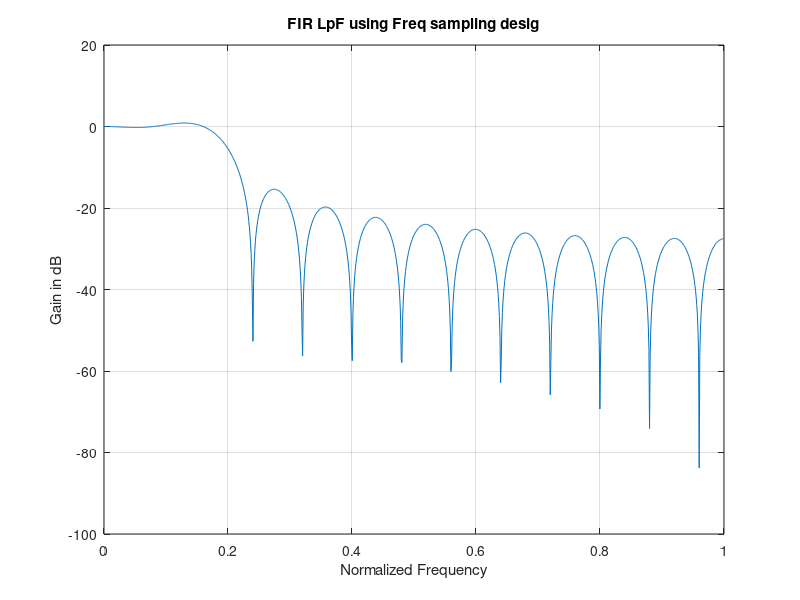

MATLAB code to generate this figure:
clc; clear all; close all;
M = 25;
alpha = (M-1)/2;

Hrs = [1, 1, 1, zeros(1, 20), 1,1];
k1 = 0: floor((M-1)/2);
k2 = floor((M-1)/2) + 1 : M-1;
angH  = [-alpha*2*pi*k1/M, alpha*((2*pi)*(M-k2)/M)];

H = Hrs.*exp(j*angH);
h = real(ifft(H,M));
[H, W] = freqz([h], 1, 1024);
plot(W/pi, 20*log10(abs(H))); zoom on; grid on;
title("FIR LpF using Freq sampling desig");xlabel("Normalized Frequency");ylabel("Gain in dB");
